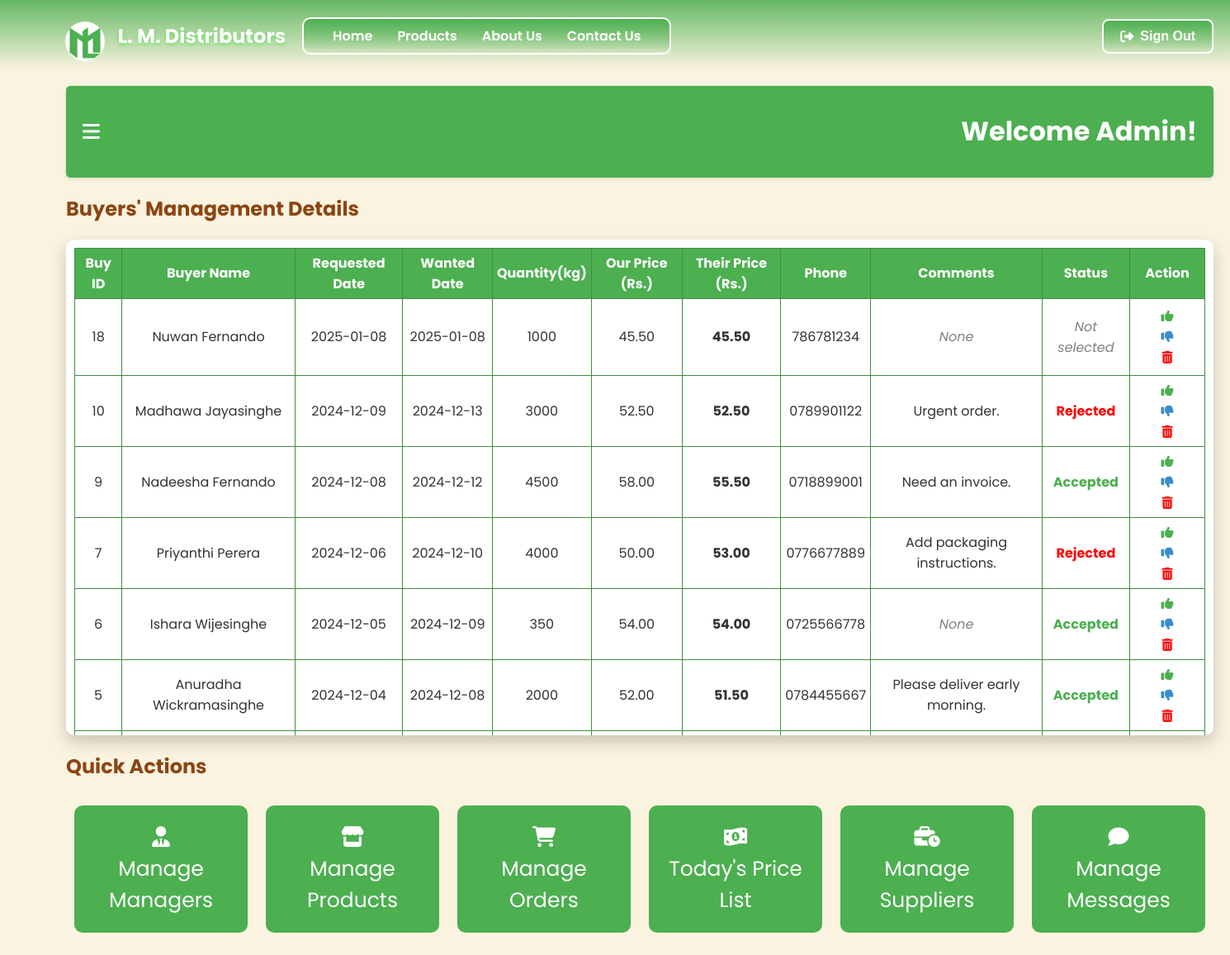
The app's page /buyersManagement.php (signed in) with its own data.
### tables this page shows
CREATE TABLE `buyer` (
  `buyID` int(11) NOT NULL,
  `name` varchar(255) NOT NULL,
  `reqDate` date NOT NULL,
  `wantedDate` date NOT NULL,
  `quantity` int(11) NOT NULL,
  `ourPrice` decimal(10,2) DEFAULT NULL,
  `theirPrice` decimal(10,2) NOT NULL,
  `phone` varchar(15) NOT NULL,
  `comments` text DEFAULT NULL,
  `status` enum('Not Selected','Accepted','Rejected') NOT NULL
);

### buyersManagement.php (the view, shortened to what this page needs)
<?php
include_once 'config.php';
if(isset($_SESSION['user_fName']) && ($_SESSION['user_type'] == 'admin' || $_SESSION['user_type'] == 'manager')) {
    $dob = $_SESSION['user_dob'];
    $today = date('m-d');
    $birthday = date('m-d', strtotime($dob));
    if($birthday == $today) {
        $greeting = "Happy Birthday ".htmlspecialchars($_SESSION['user_fName']). "!";
    }
    else {
        $greeting = "Welcome ".htmlspecialchars($_SESSION['user_fName'])."!";
    }
    $query = "SELECT * FROM `buyer` ORDER BY `buyID` DESC";
    $result = mysqli_query($conn, $query);
}
else {
    header('Location: login.php');
    exit();
}
?>
<!DOCTYPE html>
<html lang="en">
<head>
    <link rel="stylesheet" href="./css/buyersManagement.css">
    <link rel="stylesheet" href="https://cdnjs.cloudflare.com/ajax/libs/font-awesome/6.0.0-beta3/css/all.min.css">
</head>
<body>
    <?php include 'header.php'; ?>
    <div class="container">
        <div class="main-content">
            <div class="topbar">
                <i class="fas fa-bars" id="toggle-sidebar" title="Open Dashboard"></i>
                <h1><?php echo $greeting; ?></h1>
            </div>
            <h2 class="displaySuppliersH2">Buyers' Management Details</h2>
            <center>
            <div class="displaySuppliers">
                <div class="custom-scroll">
                    <div class="content" id="scrollable-content">
                        <table class="listTable" border="1px">
                            <tr>
                                <th class="buyID">Buy ID</th>
                                <th class="buyerName">Buyer Name</th>
                                <th class="reqDate">Requested Date</th>
                                <th class="wantedDate">Wanted Date</th>
                                <th class="buyQuantity">Quantity(kg)</th>
                                <th class="ourPrice">Our Price (Rs.)</th>
                                <th class="theirPrice">Their Price (Rs.)</th>
                                <th class="Phone">Phone</th>
                                <th class="comments">Comments</th>
                                <th class="tStatus">Status</th>
                                <th class="tAction">Action</th>
                            </tr>
                            <?php while($row = $result->fetch_assoc()): ?>
                            <tr>
                                <td class="buyID"><?php echo htmlspecialchars($row['buyID']); ?></td>
                                <td class="buyerName"><?php echo htmlspecialchars($row['name']); ?></td>
                                <td class="reqDate"><?php echo htmlspecialchars($row['reqDate']); ?></td>
                                <td class="wantedDate"><?php echo htmlspecialchars($row['wantedDate']); ?></td>
                                <td class="buyQuantity"><?php echo htmlspecialchars($row['quantity']); ?></td>
                                <td class="ourPrice"><?php echo htmlspecialchars($row['ourPrice']); ?></td>
                                <td class="theirPrice"><?php echo htmlspecialchars($row['theirPrice']); ?></td>
                                <td class="Phone"><?php echo htmlspecialchars($row['phone']); ?></td>
                                <td class="comments">
                                    <?php echo !empty(htmlspecialchars($row['comments'])) ? htmlspecialchars($row['comments']) : "<em class='none'>None</em>"; ?>
                                </td>
                                <td class="tStatus"><?php
                                                        if (htmlspecialchars($row['status']) == 'Accepted') {
                                                                echo "<p class='acceptStatus'>Accepted</p>";
                                                        }
                                                        else if (htmlspecialchars($row['status']) == 'Rejected') {
                                                            echo "<p class='rejectStatus'>Rejected</p>";
                                                        }
                                                        else {
                                                            echo "<p class='notSetStatus'><em>Not selected</em></p>";
                                                        }
                                                    ?>
                                </td>
                                <td class="tAction actionBtns">
                                    <form method="POST" action="">
                                        <button type="submit" class="actionBtn" name="acceptBtn">
                                            <i class="fa-solid fa-thumbs-up" title="Accept"></i>
                                        </button>
                                    </form>
                                    <form method="POST" action="">
                                        <button type="submit" class="actionBtn" name="rejectBtn">
                                            <i class="fa-solid fa-thumbs-down" title="Reject"></i>
                                        </button>
                                    </form>
                                    <form method="POST" action="" onsubmit="return confirmDelete();">
                                        <button type="submit" class="actionBtn" name="deleteBtn">
                                            <i class="fa-solid fa-trash-can" title="Delete"></i>
                                        </button>
                                    </form>
                                </td>
                            </tr>
                            <?php endwhile;?>
                        </table>
                    </div>
                </div>
            </div>
            </center>
            <h2 class="quickH2">Quick Actions</h2>
            <div class="quick">
                <div class="card">
                    <a href="./manageManagers.php" title="Managers Management"><i class="fas fa-user-tie"></i><br>Manage Managers</a>
                </div>
                <div class="card">
                    <a href="./manageProducts.php" title="Products Management"><i class="fa-solid fa-store"></i><br>Manage Products</a>
                </div>
                <div class="card">
                    <a href="./manageOrders.php" title="Orders Management"><i class="fa-solid fa-cart-shopping"></i><br>Manage Orders</a>
                </div>
                <div class="card">
                    <a href="./todayPrice.php" title="Buyers & Sellers price list"><i class="fa-solid fa-money-bill-1-wave"></i><br>Today's Price List</a>
                </div>
                <div class="card">
                    <a href="./supplyManagement.php" title="Suppliers Management"><i class="fa-solid fa-business-time"></i><br>Manage Suppliers</a>
                </div>
                <div class="card">
                    <a href="./manageMessages.php" title="Messages Management"><i class="fa-solid fa-comment"></i><br>Manage Messages</a>
                </div>
            </div>
        </div>
    </div>
</body>
</html>

### css/buyersManagement.css (style rules this page uses)
body { margin: 0; font-family: 'Poppins', sans-serif; background-color: #FAF3E0; color: #333; }
.container { display: flex; height: 100vh; }
.main-content { flex-grow: 1; padding: 20px; margin-left: 60px; }
.topbar { display: flex; align-items: center; justify-content: space-between; padding: 10px 20px; background-color: #4CAF50; border-radius: 5px; box-shadow: 0 2px 5px rgba(0, 0, 0, 0.1); }
.topbar i { font-size: 24px; cursor: pointer; color: #fff; }
.topbar h1 { color: #fff; }
.custom-scroll { border: none; border-radius: 10px; background-color: #fff; width: fit-content; max-height: 600px; height: fit-content; overflow: hidden; position: relative; box-shadow: 0 8px 20px rgba(0, 0, 0, 0.2); animation: fadeIn 1s ease-in-out; }
.content { max-height: 600px; height: fit-content; overflow-y: scroll; overflow-x: scroll; scroll-behavior: smooth; padding: 10px; box-sizing: content-box; }
.listTable { border-collapse: collapse; border: 1px solid #3E8E41; }
.listTable th { background-color: #4CAF50; color: #fff; padding: 5px; }
.listTable td { text-align: center; background-color: #fff; padding: 5px; }
.comments { max-width: 250px; }
.none { color: grey; font-style: italic; }
.theirPrice { font-weight: bold; }
.acceptStatus { color: #4CAF50; font-weight: bold; }
.rejectStatus { color: red; font-weight: bold; }
.notSetStatus { color: grey; }
.tAction { width: 80px; }
.actionBtn { border: none !important; background-color: transparent; font-size: 15px; cursor: pointer; }
.fa-thumbs-up { color: #4CAF50; }
.fa-thumbs-down { color: #378ccd; }
.fa-trash-can { color: red; }
.quick { display: flex; justify-content: space-between; }
.quickH2, .displaySuppliersH2 { font-size: 24px; color: #8B4513; margin-bottom: 20px; }
.card { border: none; border-radius: 10px; padding: 20px; margin: 10px; width: 170px; background-color: #4CAF50; cursor: pointer; text-align: center; transition: transform 1s ease; }
.card a { text-decoration: none; font-size: 25px; color: #fff; }

### records on screen
buyer: buyID "18", name "Nuwan Fernando", reqDate "2025-01-08", wantedDate "2025-01-08", quantity "1000", ourPrice "45.50", theirPrice "45.50", phone "786781234", comments "None", status "Not selected"
buyer: buyID "10", name "Madhawa Jayasinghe", reqDate "2024-12-09", wantedDate "2024-12-13", quantity "3000", ourPrice "52.50", theirPrice "52.50", phone "0789901122", comments "Urgent order.", status "Rejected"
buyer: buyID "9", name "Nadeesha Fernando", reqDate "2024-12-08", wantedDate "2024-12-12", quantity "4500", ourPrice "58.00", theirPrice "55.50", phone "0718899001", comments "Need an invoice.", status "Accepted"
buyer: buyID "7", name "Priyanthi Perera", reqDate "2024-12-06", wantedDate "2024-12-10", quantity "4000", ourPrice "50.00", theirPrice "53.00", phone "0776677889", comments "Add packaging instructions.", status "Rejected"
buyer: buyID "6", name "Ishara Wijesinghe", reqDate "2024-12-05", wantedDate "2024-12-09", quantity "350", ourPrice "54.00", theirPrice "54.00", phone "0725566778", comments "None", status "Accepted"
buyer: buyID "5", name "Anuradha Wickramasinghe", reqDate "2024-12-04", wantedDate "2024-12-08", quantity "2000", ourPrice "52.00", theirPrice "51.50", phone "0784455667", comments "Please deliver early morning.", status "Accepted"

### other values on screen
$greeting "Welcome Admin!"
